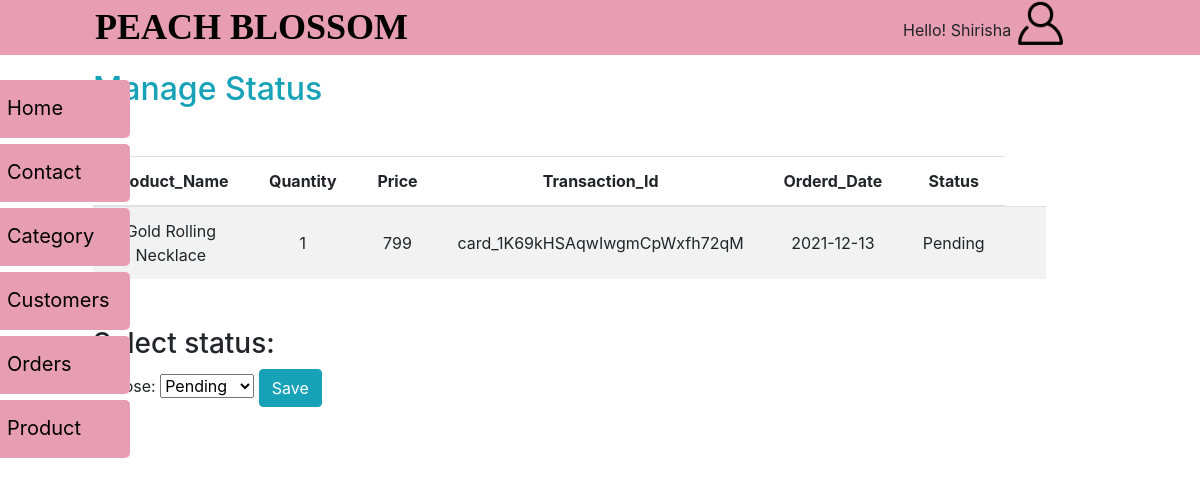
/Admin/managestatus.php?id=23 (signed in), run on the app's committed database.
### tables this page shows
CREATE TABLE `orders` (
  `ORDER_ID` int(11) NOT NULL,
  `PRODUCT_NAME` varchar(50) NOT NULL,
  `QUANTITY` varchar(20) NOT NULL,
  `PRICE` varchar(50) NOT NULL,
  `CUSTOMER` int(11) NOT NULL,
  `TRANSACTION_ID` varchar(100) NOT NULL,
  `ORDERED_DATE` date NOT NULL,
  `ORDER_STATUS` varchar(20) DEFAULT NULL
);

### Admin/managestatus.php (the view, shortened to what this page needs)
<?php
         require "dashboard.php";
         ?>
<?php
$conn = new mysqli("localhost","root","","peachblossom");
 if(isset($_SESSION['user'])){
    if(isset($_GET['id'])){
 	$id = $_GET['id'];?>
<div class="container">
  <div class="my-3 mx-5">
    <h2 class="text-info">Manage Status</h2>
  </div>
  <div class="mx-5 my-5">
  	<table class="table table-striped">
  <thead>
    <tr>
      <th scope="col">Product_Name</th>
      <th scope="col">Quantity</th>
      <th scope="col">Price</th>
      <th scope="col">Transaction_Id</th>
      <th scope="col">Orderd_Date</th>
      <th scope="col">Status</th>
    </tr>
  </thead>
  <tbody>
  	<?php
  	$sql = "SELECT * FROM orders WHERE order_id='$id'";
  	$results=$conn->query($sql);
	if($results->num_rows>0){
		while($row = $results->fetch_assoc()){?>
	<tr>
      <td><?php echo $row['PRODUCT_NAME'] ?></td>
      <td><?php echo $row['QUANTITY'] ?></td>
      <td><?php echo $row['PRICE'] ?></td>
      <td><?php echo $row['TRANSACTION_ID'] ?></td>
      <td><?php echo $row['ORDERED_DATE']?></td>
      <td><?php echo $row['ORDER_STATUS']?></td>
      <td></td>
  	</tr>
  	 <?php
  	}
  }
  else{
  	?>
	<div>
		<h2>No Order has been made by this customer.</h2>
	</div>
  <?php
	}
  ?>
  </tbody>
</table>
  </div>
  <div class="mx-5 my-5">
    <h3>Select status:</h3>
    <form class="form" method="post">
      <label class="form-label">Choose:</label>
      <select class="form-select" name="status">
       <option selected>Pending</option>
      </select>
      <input type="submit" name="savestatus" value="Save" class="btn btn-info">
    </form>
  </div>
</div>
<?php
	}
}
?>

### Admin/css/dash.css (style rules this page uses)
.table { text-align: center; width:94% !important; margin-top: 1pc; }
td { width:150pc; vertical-align: middle !important; }

### data on the page
orders: PRODUCT_NAME "Gold Rolling Necklace", QUANTITY "1", PRICE "799", TRANSACTION_ID "card_1K69kHSAqwIwgmCpWxfh72qM", ORDERED_DATE "2021-12-13", ORDER_STATUS "Pending"

### other printed values
$_SESSION['user'] "Shirisha"
